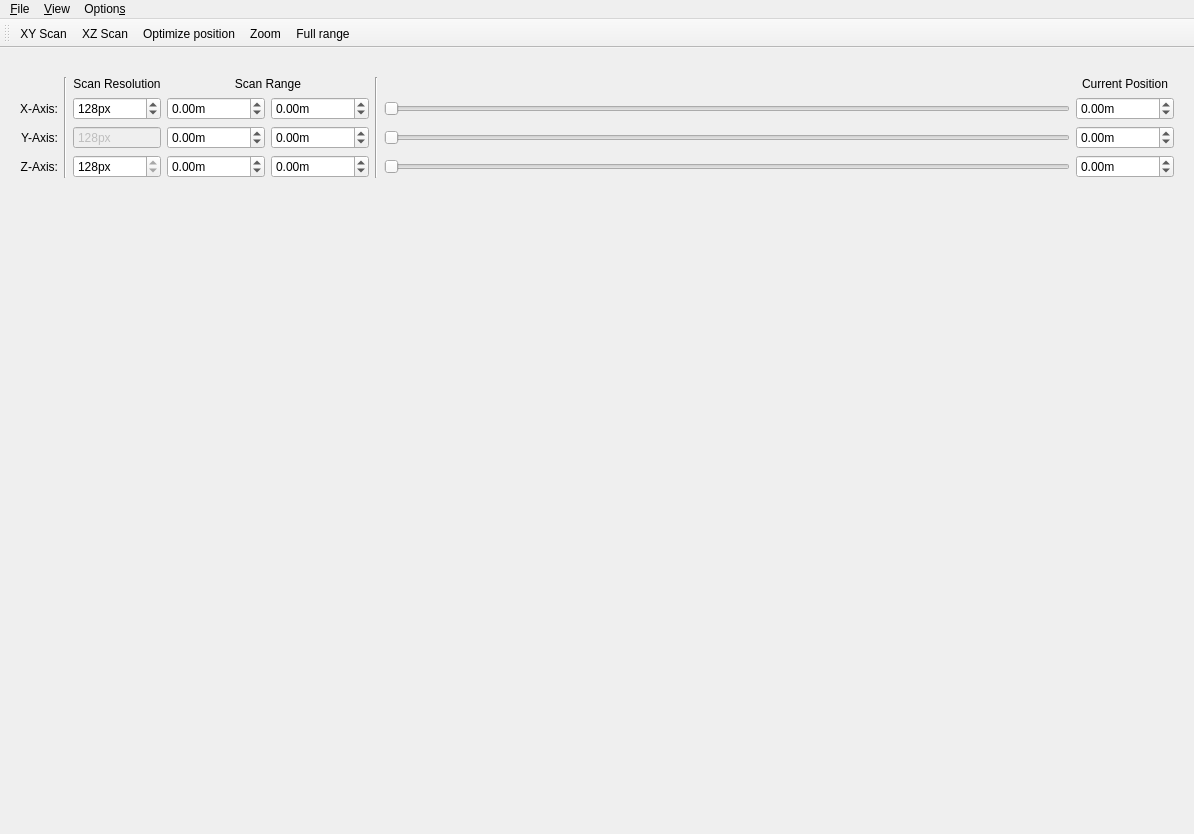
<?xml version="1.0" encoding="UTF-8"?>
<ui version="4.0">
 <class>MainWindow</class>
 <widget class="QMainWindow" name="MainWindow">
  <property name="geometry">
   <rect>
    <x>0</x>
    <y>0</y>
    <width>1194</width>
    <height>834</height>
   </rect>
  </property>
  <property name="sizePolicy">
   <sizepolicy hsizetype="Preferred" vsizetype="Preferred">
    <horstretch>0</horstretch>
    <verstretch>0</verstretch>
   </sizepolicy>
  </property>
  <property name="windowTitle">
   <string>qudi: Confocal Scanning</string>
  </property>
  <property name="dockOptions">
   <set>QMainWindow::AnimatedDocks</set>
  </property>
  <widget class="QWidget" name="centralwidget">
   <property name="sizePolicy">
    <sizepolicy hsizetype="Expanding" vsizetype="Minimum">
     <horstretch>0</horstretch>
     <verstretch>0</verstretch>
    </sizepolicy>
   </property>
   <property name="maximumSize">
    <size>
     <width>16777215</width>
     <height>150</height>
    </size>
   </property>
   <layout class="QGridLayout" name="gridLayout">
    <property name="leftMargin">
     <number>20</number>
    </property>
    <property name="topMargin">
     <number>20</number>
    </property>
    <property name="rightMargin">
     <number>20</number>
    </property>
    <property name="bottomMargin">
     <number>20</number>
    </property>
    <item row="3" column="7">
     <widget class="ScienDSpinBox" name="y_position_doubleSpinBox">
      <property name="minimumSize">
       <size>
        <width>75</width>
        <height>0</height>
       </size>
      </property>
      <property name="suffix">
       <string>m</string>
      </property>
      <property name="minimum">
       <double>-1000000000000000000000.000000000000000</double>
      </property>
      <property name="maximum">
       <double>1000000000000000000000.000000000000000</double>
      </property>
     </widget>
    </item>
    <item row="3" column="0">
     <widget class="QLabel" name="label_2">
      <property name="text">
       <string>Y-Axis:</string>
      </property>
      <property name="alignment">
       <set>Qt::AlignRight|Qt::AlignTrailing|Qt::AlignVCenter</set>
      </property>
     </widget>
    </item>
    <item row="4" column="6">
     <widget class="DoubleSlider" name="z_slider">
      <property name="orientation">
       <enum>Qt::Horizontal</enum>
      </property>
     </widget>
    </item>
    <item row="1" column="1" rowspan="4">
     <widget class="Line" name="line">
      <property name="orientation">
       <enum>Qt::Vertical</enum>
      </property>
     </widget>
    </item>
    <item row="1" column="7">
     <widget class="QLabel" name="label_6">
      <property name="text">
       <string>Current Position</string>
      </property>
      <property name="alignment">
       <set>Qt::AlignCenter</set>
      </property>
     </widget>
    </item>
    <item row="4" column="7">
     <widget class="ScienDSpinBox" name="z_position_doubleSpinBox">
      <property name="minimumSize">
       <size>
        <width>75</width>
        <height>0</height>
       </size>
      </property>
      <property name="suffix">
       <string>m</string>
      </property>
      <property name="minimum">
       <double>-1000000000000000000000.000000000000000</double>
      </property>
      <property name="maximum">
       <double>1000000000000000000000.000000000000000</double>
      </property>
     </widget>
    </item>
    <item row="3" column="3">
     <widget class="ScienDSpinBox" name="y_min_range_doubleSpinBox">
      <property name="minimumSize">
       <size>
        <width>75</width>
        <height>0</height>
       </size>
      </property>
      <property name="suffix">
       <string>m</string>
      </property>
      <property name="minimum">
       <double>-1000000000000000000000.000000000000000</double>
      </property>
      <property name="maximum">
       <double>1000000000000000000000.000000000000000</double>
      </property>
     </widget>
    </item>
    <item row="3" column="2">
     <widget class="QSpinBox" name="y_resolution_spinBox">
      <property name="enabled">
       <bool>false</bool>
      </property>
      <property name="minimumSize">
       <size>
        <width>75</width>
        <height>0</height>
       </size>
      </property>
      <property name="readOnly">
       <bool>true</bool>
      </property>
      <property name="buttonSymbols">
       <enum>QAbstractSpinBox::NoButtons</enum>
      </property>
      <property name="suffix">
       <string>px</string>
      </property>
      <property name="minimum">
       <number>1</number>
      </property>
      <property name="maximum">
       <number>999999999</number>
      </property>
      <property name="value">
       <number>128</number>
      </property>
     </widget>
    </item>
    <item row="2" column="4">
     <widget class="ScienDSpinBox" name="x_max_range_doubleSpinBox">
      <property name="minimumSize">
       <size>
        <width>75</width>
        <height>0</height>
       </size>
      </property>
      <property name="suffix">
       <string>m</string>
      </property>
      <property name="minimum">
       <double>-1000000000000000000000.000000000000000</double>
      </property>
      <property name="maximum">
       <double>1000000000000000000000.000000000000000</double>
      </property>
     </widget>
    </item>
    <item row="2" column="3">
     <widget class="ScienDSpinBox" name="x_min_range_doubleSpinBox">
      <property name="minimumSize">
       <size>
        <width>75</width>
        <height>0</height>
       </size>
      </property>
      <property name="suffix">
       <string>m</string>
      </property>
      <property name="minimum">
       <double>-1000000000000000000000.000000000000000</double>
      </property>
      <property name="maximum">
       <double>1000000000000000000000.000000000000000</double>
      </property>
     </widget>
    </item>
    <item row="1" column="3" colspan="2">
     <widget class="QLabel" name="label_4">
      <property name="text">
       <string>Scan Range</string>
      </property>
      <property name="alignment">
       <set>Qt::AlignCenter</set>
      </property>
     </widget>
    </item>
    <item row="4" column="4">
     <widget class="ScienDSpinBox" name="z_max_range_doubleSpinBox">
      <property name="minimumSize">
       <size>
        <width>75</width>
        <height>0</height>
       </size>
      </property>
      <property name="suffix">
       <string>m</string>
      </property>
      <property name="minimum">
       <double>-1000000000000000000000.000000000000000</double>
      </property>
      <property name="maximum">
       <double>1000000000000000000000.000000000000000</double>
      </property>
     </widget>
    </item>
    <item row="1" column="2">
     <widget class="QLabel" name="label_5">
      <property name="text">
       <string>Scan Resolution</string>
      </property>
      <property name="alignment">
       <set>Qt::AlignCenter</set>
      </property>
     </widget>
    </item>
    <item row="3" column="6">
     <widget class="DoubleSlider" name="y_slider">
      <property name="orientation">
       <enum>Qt::Horizontal</enum>
      </property>
     </widget>
    </item>
    <item row="4" column="3">
     <widget class="ScienDSpinBox" name="z_min_range_doubleSpinBox">
      <property name="minimumSize">
       <size>
        <width>75</width>
        <height>0</height>
       </size>
      </property>
      <property name="suffix">
       <string>m</string>
      </property>
      <property name="minimum">
       <double>-1000000000000000000000.000000000000000</double>
      </property>
      <property name="maximum">
       <double>1000000000000000000000.000000000000000</double>
      </property>
     </widget>
    </item>
    <item row="2" column="2">
     <widget class="QSpinBox" name="x_resolution_spinBox">
      <property name="sizePolicy">
       <sizepolicy hsizetype="Preferred" vsizetype="Fixed">
        <horstretch>0</horstretch>
        <verstretch>0</verstretch>
       </sizepolicy>
      </property>
      <property name="minimumSize">
       <size>
        <width>75</width>
        <height>0</height>
       </size>
      </property>
      <property name="suffix">
       <string>px</string>
      </property>
      <property name="minimum">
       <number>1</number>
      </property>
      <property name="maximum">
       <number>999999999</number>
      </property>
      <property name="value">
       <number>128</number>
      </property>
     </widget>
    </item>
    <item row="2" column="6">
     <widget class="DoubleSlider" name="x_slider">
      <property name="orientation">
       <enum>Qt::Horizontal</enum>
      </property>
     </widget>
    </item>
    <item row="2" column="7">
     <widget class="ScienDSpinBox" name="x_position_doubleSpinBox">
      <property name="minimumSize">
       <size>
        <width>75</width>
        <height>0</height>
       </size>
      </property>
      <property name="suffix">
       <string>m</string>
      </property>
      <property name="minimum">
       <double>-1000000000000000000000.000000000000000</double>
      </property>
      <property name="maximum">
       <double>1000000000000000000000.000000000000000</double>
      </property>
     </widget>
    </item>
    <item row="4" column="2">
     <widget class="QSpinBox" name="z_resolution_spinBox">
      <property name="enabled">
       <bool>true</bool>
      </property>
      <property name="minimumSize">
       <size>
        <width>75</width>
        <height>0</height>
       </size>
      </property>
      <property name="readOnly">
       <bool>true</bool>
      </property>
      <property name="buttonSymbols">
       <enum>QAbstractSpinBox::UpDownArrows</enum>
      </property>
      <property name="suffix">
       <string>px</string>
      </property>
      <property name="minimum">
       <number>1</number>
      </property>
      <property name="maximum">
       <number>999999999</number>
      </property>
      <property name="value">
       <number>128</number>
      </property>
     </widget>
    </item>
    <item row="4" column="0">
     <widget class="QLabel" name="label_3">
      <property name="text">
       <string>Z-Axis:</string>
      </property>
      <property name="alignment">
       <set>Qt::AlignRight|Qt::AlignTrailing|Qt::AlignVCenter</set>
      </property>
     </widget>
    </item>
    <item row="1" column="5" rowspan="4">
     <widget class="Line" name="line_2">
      <property name="orientation">
       <enum>Qt::Vertical</enum>
      </property>
     </widget>
    </item>
    <item row="3" column="4">
     <widget class="ScienDSpinBox" name="y_max_range_doubleSpinBox">
      <property name="minimumSize">
       <size>
        <width>75</width>
        <height>0</height>
       </size>
      </property>
      <property name="suffix">
       <string>m</string>
      </property>
      <property name="minimum">
       <double>-1000000000000000000000.000000000000000</double>
      </property>
      <property name="maximum">
       <double>1000000000000000000000.000000000000000</double>
      </property>
     </widget>
    </item>
    <item row="2" column="0">
     <widget class="QLabel" name="label">
      <property name="text">
       <string>X-Axis:</string>
      </property>
      <property name="alignment">
       <set>Qt::AlignRight|Qt::AlignTrailing|Qt::AlignVCenter</set>
      </property>
     </widget>
    </item>
    <item row="0" column="3">
     <spacer name="verticalSpacer">
      <property name="orientation">
       <enum>Qt::Vertical</enum>
      </property>
      <property name="sizeHint" stdset="0">
       <size>
        <width>20</width>
        <height>40</height>
       </size>
      </property>
     </spacer>
    </item>
   </layout>
  </widget>
  <widget class="QMenuBar" name="menubar">
   <property name="geometry">
    <rect>
     <x>0</x>
     <y>0</y>
     <width>1194</width>
     <height>21</height>
    </rect>
   </property>
   <widget class="QMenu" name="menuFile">
    <property name="title">
     <string>&amp;File</string>
    </property>
    <addaction name="separator"/>
    <addaction name="action_close_window"/>
   </widget>
   <widget class="QMenu" name="menu_Options">
    <property name="title">
     <string>Option&amp;s</string>
    </property>
    <addaction name="action_scanner_settings"/>
    <addaction name="action_optimizer_settings"/>
   </widget>
   <widget class="QMenu" name="menuView">
    <property name="title">
     <string>&amp;View</string>
    </property>
    <widget class="QMenu" name="menuToolbars">
     <property name="title">
      <string>Too&amp;lbars</string>
     </property>
     <addaction name="action_view_utility_toolbar"/>
    </widget>
    <addaction name="action_view_optimizer"/>
    <addaction name="action_view_line_scan"/>
    <addaction name="menuToolbars"/>
    <addaction name="separator"/>
    <addaction name="action_restore_default_view"/>
    <addaction name="separator"/>
    <addaction name="action_autorange_2d_scans"/>
   </widget>
   <addaction name="menuFile"/>
   <addaction name="menuView"/>
   <addaction name="menu_Options"/>
  </widget>
  <widget class="QToolBar" name="util_toolBar">
   <property name="windowTitle">
    <string>Utilities Toolbar</string>
   </property>
   <property name="toolButtonStyle">
    <enum>Qt::ToolButtonTextUnderIcon</enum>
   </property>
   <property name="floatable">
    <bool>false</bool>
   </property>
   <attribute name="toolBarArea">
    <enum>TopToolBarArea</enum>
   </attribute>
   <attribute name="toolBarBreak">
    <bool>false</bool>
   </attribute>
   <addaction name="action_xy_scan"/>
   <addaction name="action_xz_scan"/>
   <addaction name="action_optimize_position"/>
   <addaction name="action_utility_zoom"/>
   <addaction name="action_utility_full_range"/>
  </widget>
  <action name="action_scanner_settings">
   <property name="icon">
    <iconset>
     <normaloff>../../artwork/icons/oxygen/22x22/configure.png</normaloff>../../artwork/icons/oxygen/22x22/configure.png</iconset>
   </property>
   <property name="text">
    <string>Scanner Settings</string>
   </property>
  </action>
  <action name="action_close_window">
   <property name="icon">
    <iconset>
     <normaloff>../../artwork/icons/oxygen/22x22/application-exit.png</normaloff>../../artwork/icons/oxygen/22x22/application-exit.png</iconset>
   </property>
   <property name="text">
    <string>Close window</string>
   </property>
   <property name="toolTip">
    <string>Close scanning window</string>
   </property>
  </action>
  <action name="action_optimizer_settings">
   <property name="icon">
    <iconset>
     <normaloff>../../artwork/icons/oxygen/22x22/configure.png</normaloff>../../artwork/icons/oxygen/22x22/configure.png</iconset>
   </property>
   <property name="text">
    <string>Optimizer Settings</string>
   </property>
  </action>
  <action name="action_utility_zoom">
   <property name="checkable">
    <bool>true</bool>
   </property>
   <property name="icon">
    <iconset>
     <normaloff>../../artwork/icons/oxygen/22x22/zoom-select.png</normaloff>
     <normalon>../../artwork/icons/qudiTheme/32x32/search_active.png</normalon>../../artwork/icons/oxygen/22x22/zoom-select.png</iconset>
   </property>
   <property name="text">
    <string>Zoom</string>
   </property>
   <property name="toolTip">
    <string>Toggle zooming by rubberband selection. Will set scan ranges accordingly.
Shortcut:Z</string>
   </property>
   <property name="shortcut">
    <string>Z</string>
   </property>
  </action>
  <action name="action_view_optimizer">
   <property name="checkable">
    <bool>true</bool>
   </property>
   <property name="checked">
    <bool>true</bool>
   </property>
   <property name="text">
    <string>Optimizer</string>
   </property>
   <property name="toolTip">
    <string>Toggle optimizer view
Shortcut:Alt+O</string>
   </property>
   <property name="shortcut">
    <string>Alt+O</string>
   </property>
  </action>
  <action name="action_optimize_position">
   <property name="icon">
    <iconset>
     <normaloff>../../artwork/icons/qudiTheme/22x22/optimize-position.png</normaloff>../../artwork/icons/qudiTheme/22x22/optimize-position.png</iconset>
   </property>
   <property name="text">
    <string>Optimize position</string>
   </property>
   <property name="toolTip">
    <string>Optimize scanner position according to the configured procedure
Shortcut:Ctrl+Alt+X</string>
   </property>
   <property name="statusTip">
    <string/>
   </property>
   <property name="shortcut">
    <string>Ctrl+Alt+X</string>
   </property>
  </action>
  <action name="action_restore_default_view">
   <property name="text">
    <string>Restore default</string>
   </property>
   <property name="toolTip">
    <string>Restore default arrangement of dock widgets </string>
   </property>
  </action>
  <action name="action_view_utility_toolbar">
   <property name="checkable">
    <bool>true</bool>
   </property>
   <property name="checked">
    <bool>true</bool>
   </property>
   <property name="text">
    <string>Utility</string>
   </property>
   <property name="toolTip">
    <string>Toggle toolbar containing useful utilities</string>
   </property>
  </action>
  <action name="action_view_line_scan">
   <property name="checkable">
    <bool>true</bool>
   </property>
   <property name="text">
    <string>Line scan</string>
   </property>
   <property name="toolTip">
    <string>Toggle line scan view</string>
   </property>
  </action>
  <action name="action_utility_full_range">
   <property name="icon">
    <iconset>
     <normaloff>../../artwork/icons/oxygen/22x22/zoom-fit-best.png</normaloff>../../artwork/icons/oxygen/22x22/zoom-fit-best.png</iconset>
   </property>
   <property name="text">
    <string>Full range</string>
   </property>
   <property name="toolTip">
    <string>Set all scans to full scan range
Shortcut:Ctrl+Alt+&lt;</string>
   </property>
   <property name="shortcut">
    <string>Ctrl+Alt+&lt;</string>
   </property>
  </action>
  <action name="action_autorange_2d_scans">
   <property name="checkable">
    <bool>false</bool>
   </property>
   <property name="text">
    <string>Auto range 2D scans</string>
   </property>
   <property name="toolTip">
    <string>Automatically adjust axes ranges for 2D scan images
Shortcut: Shift+R</string>
   </property>
   <property name="shortcut">
    <string>Shift+R</string>
   </property>
  </action>
  <action name="action_xy_scan">
   <property name="checkable">
    <bool>true</bool>
   </property>
   <property name="icon">
    <iconset>
     <normaloff>../../artwork/icons/qudiTheme/22x22/scan-xy-start.png</normaloff>
     <normalon>../../artwork/icons/qudiTheme/22x22/stop-scan.png</normalon>../../artwork/icons/qudiTheme/22x22/scan-xy-start.png</iconset>
   </property>
   <property name="text">
    <string>XY Scan</string>
   </property>
   <property name="toolTip">
    <string>Start/Stop XY scan</string>
   </property>
  </action>
  <action name="action_xz_scan">
   <property name="checkable">
    <bool>true</bool>
   </property>
   <property name="icon">
    <iconset>
     <normaloff>../../artwork/icons/qudiTheme/22x22/scan-depth-start.png</normaloff>
     <normalon>../../artwork/icons/qudiTheme/22x22/stop-scan.png</normalon>../../artwork/icons/qudiTheme/22x22/scan-depth-start.png</iconset>
   </property>
   <property name="text">
    <string>XZ Scan</string>
   </property>
   <property name="toolTip">
    <string>Start/Stop XZ Scan</string>
   </property>
  </action>
 </widget>
 <customwidgets>
  <customwidget>
   <class>ScienDSpinBox</class>
   <extends>QDoubleSpinBox</extends>
   <header>qtwidgets.scientific_spinbox.h</header>
  </customwidget>
  <customwidget>
   <class>DoubleSlider</class>
   <extends>QSlider</extends>
   <header>qtwidgets.slider.h</header>
  </customwidget>
 </customwidgets>
 <tabstops>
  <tabstop>x_resolution_spinBox</tabstop>
  <tabstop>y_resolution_spinBox</tabstop>
  <tabstop>z_resolution_spinBox</tabstop>
  <tabstop>x_min_range_doubleSpinBox</tabstop>
  <tabstop>x_max_range_doubleSpinBox</tabstop>
  <tabstop>y_min_range_doubleSpinBox</tabstop>
  <tabstop>y_max_range_doubleSpinBox</tabstop>
  <tabstop>z_min_range_doubleSpinBox</tabstop>
  <tabstop>z_max_range_doubleSpinBox</tabstop>
  <tabstop>x_slider</tabstop>
  <tabstop>y_slider</tabstop>
  <tabstop>z_slider</tabstop>
  <tabstop>x_position_doubleSpinBox</tabstop>
  <tabstop>y_position_doubleSpinBox</tabstop>
  <tabstop>z_position_doubleSpinBox</tabstop>
 </tabstops>
 <resources/>
 <connections>
  <connection>
   <sender>action_close_window</sender>
   <signal>triggered()</signal>
   <receiver>MainWindow</receiver>
   <slot>close()</slot>
   <hints>
    <hint type="sourcelabel">
     <x>-1</x>
     <y>-1</y>
    </hint>
    <hint type="destinationlabel">
     <x>627</x>
     <y>188</y>
    </hint>
   </hints>
  </connection>
  <connection>
   <sender>action_view_utility_toolbar</sender>
   <signal>triggered(bool)</signal>
   <receiver>util_toolBar</receiver>
   <slot>setVisible(bool)</slot>
   <hints>
    <hint type="sourcelabel">
     <x>-1</x>
     <y>-1</y>
    </hint>
    <hint type="destinationlabel">
     <x>784</x>
     <y>67</y>
    </hint>
   </hints>
  </connection>
  <connection>
   <sender>util_toolBar</sender>
   <signal>visibilityChanged(bool)</signal>
   <receiver>action_view_utility_toolbar</receiver>
   <slot>setChecked(bool)</slot>
   <hints>
    <hint type="sourcelabel">
     <x>784</x>
     <y>62</y>
    </hint>
    <hint type="destinationlabel">
     <x>-1</x>
     <y>-1</y>
    </hint>
   </hints>
  </connection>
 </connections>
</ui>
